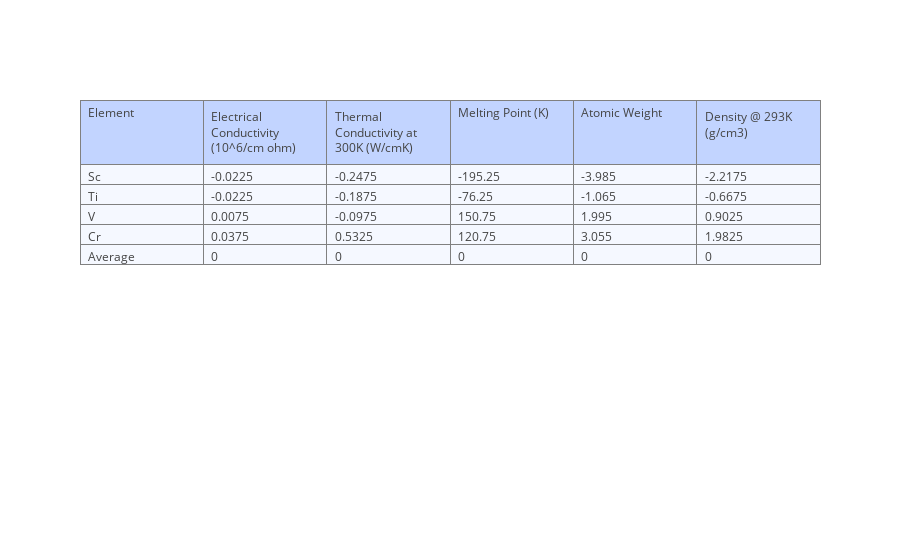

Write notebook code for a chart like this one.
### Markdown cell above
Since this is the input data, is it X from equation 1? No. An important consideration of X is that it is the pre-processed input data. Aside 1: in singular value decomposition (SVD) – another common data mining method – this data is indeed X in equation 1. The lack of removing the mean of the variables from the data as pre-processing is the primary difference between PCA and SVD. Aside 2: When do we not want to remove the mean? If we are interested in doing a study of the background as background effects are reduced in PCA, or if we are dealing with sparse data, where the measure of the mean of the data is not reliable.

In PCA, the rows of this matrix, which we will term X<Sub>input</Sub>, are the conditions (i.e. what we can control – chemistry, processing, structure, etc.) while the columns are the responses (e.g. properties, measurements, etc.). Note, if you do not pre-process the data such as in SVD, the final analysis result of the transpose is identical, and just T and P are opposite. If you do pre-process the data, then conditions must be the rows and responses must be the columns, otherwise your answer will be wrong.

First, we will subtract the mean (average) of each column from X<sub>input</sub>. The reason for removing the mean is so we can calculate the relational change in responses as a function of changing conditions. That is, without mean centering, we can identify general trends in the data but cannot easily capture specific relationships in the data. For example, melting point increases along with row number, but withoutmean centering, defining the physical explanation becomes challenging. This will become clearer when interpreting the final results. Subtracting the means of X<Sub>input</Sub> from each column yields X<sub>mean</sub> of:

### Code cell
# Calculate Xmean
Xmean = input_df - input_df.mean()
Xmean.loc['Average'] = Xmean.mean()

# Plot Xmean
iplot(plot_df(Xmean.round(4)), filename = 'Xmean_table')

### Figure 1 — Plotly figure (JSON) as saved in the notebook; plotly's stock layout.template omitted (floating-point values rounded to 4 significant figures)
{"data": [{"cells": {"align": ["left", "left", "left", "left", "left"], "fill": {"color": "#F5F8FF"}, "values": [["Sc", "Ti", "V", "Cr", "Average"], [-0.0225, -0.0225, 0.0075, 0.0375, 0], [-0.2475, -0.1875, -0.0975, 0.5325, 0], [-195.2, -76.25, 150.8, 120.8, 0], [-3.985, -1.065, 1.995, 3.055, 0], [-2.217, -0.6675, 0.9025, 1.982, 0]]}, "header": {"align": ["left", "left", "left", "left", "left"], "fill": {"color": "#C2D4FF"}, "values": ["Element", "Electrical Conductivity (10^6/cm ohm)", "Thermal Conductivity at 300K (W/cmK)", "Melting Point (K)", "Atomic Weight", "Density @ 293K (g/cm3)"]}, "type": "table", "uid": "15b04e73-8b7a-4142-93e4-8d093a0e2992"}], "layout": {}}
